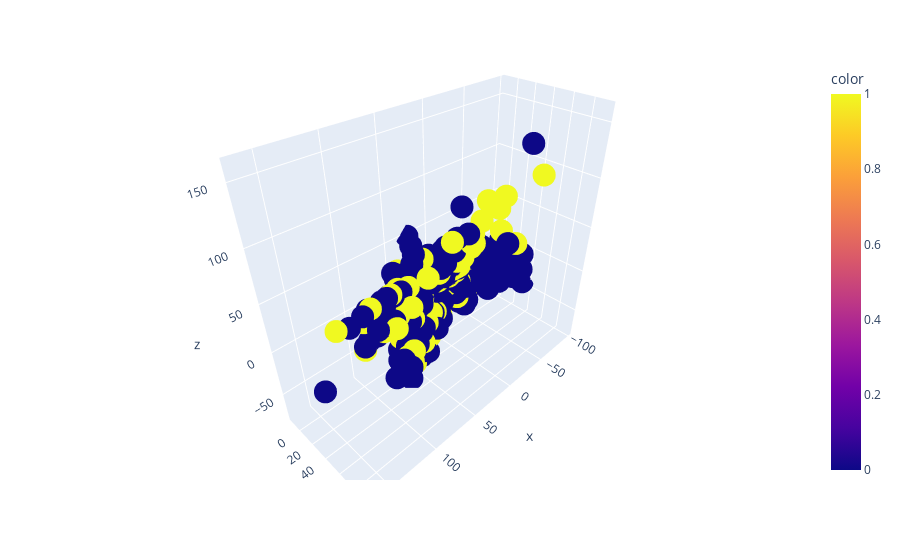

The code cell stored with this chart in its notebook:
### Code cell
# 3D Visualization of the train data
embeddings = encoder.predict(auto_train_preprocessed)

embeddings = pd.DataFrame(embeddings, columns=['x', 'y', 'z'])
fig = px.scatter_3d(embeddings, x='x', y='y', z='z', color=auto_train['DEFAULT'])
fig.show()

### Figure 1 — Plotly figure (JSON) as saved in the notebook; plotly's stock layout.template omitted (floating-point values rounded to 4 significant figures; data arrays with more than 128 entries replaced by an {"elided": "..."} marker saying what was removed)
{"data": [{"hovertemplate": "x=%{x}<br>y=%{y}<br>z=%{z}<br>color=%{marker.color}<extra></extra>", "legendgroup": "", "marker": {"color": {"elided": "750 int values"}, "coloraxis": "coloraxis", "symbol": "circle"}, "mode": "markers", "name": "", "scene": "scene", "showlegend": false, "type": "scatter3d", "x": {"elided": "750 float values"}, "y": {"elided": "750 float values"}, "z": {"elided": "750 float values"}}], "layout": {"coloraxis": {"colorbar": {"title": {"text": "color"}}, "colorscale": [[0, "#0d0887"], [0.1111, "#46039f"], [0.2222, "#7201a8"], [0.3333, "#9c179e"], [0.4444, "#bd3786"], [0.5556, "#d8576b"], [0.6667, "#ed7953"], [0.7778, "#fb9f3a"], [0.8889, "#fdca26"], [1, "#f0f921"]]}, "legend": {"tracegroupgap": 0}, "margin": {"t": 60}, "scene": {"domain": {"x": [0, 1], "y": [0, 1]}, "xaxis": {"title": {"text": "x"}}, "yaxis": {"title": {"text": "y"}}, "zaxis": {"title": {"text": "z"}}}}}
